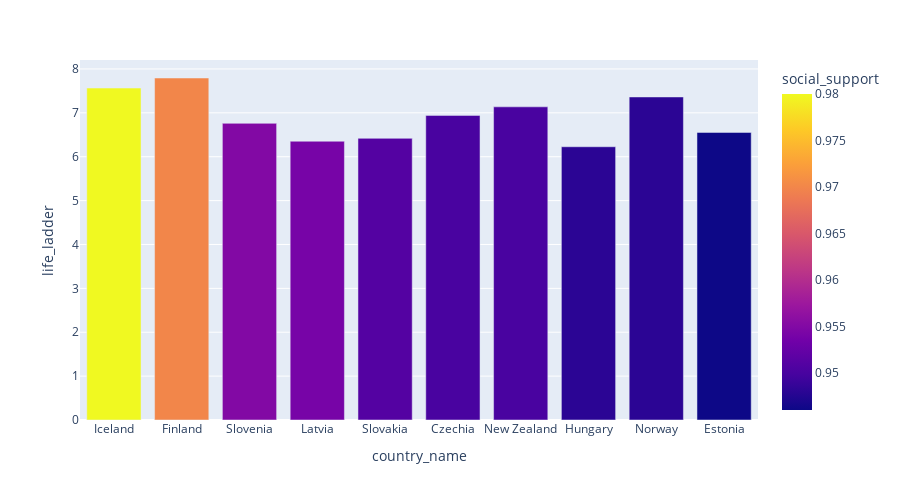

The notebook cell this image was saved under:
### Code cell
import plotly.express as px

fig = px.bar(df_top_social_2021.head(10), x="country_name", y="life_ladder",
             color='social_support', barmode='group',
             #histfunc='avg',
             height=500)
fig.show()

### Figure 1 — Plotly figure (JSON) as saved in the notebook; plotly's stock layout.template omitted (floating-point values rounded to 4 significant figures)
{"data": [{"alignmentgroup": "True", "hovertemplate": "country_name=%{x}<br>life_ladder=%{y}<br>social_support=%{marker.color}<extra></extra>", "legendgroup": "", "marker": {"color": [0.98, 0.97, 0.955, 0.954, 0.951, 0.95, 0.95, 0.948, 0.948, 0.946], "coloraxis": "coloraxis", "pattern": {"shape": ""}}, "name": "", "offsetgroup": "", "orientation": "v", "showlegend": false, "textposition": "auto", "type": "bar", "x": ["Iceland", "Finland", "Slovenia", "Latvia", "Slovakia", "Czechia", "New Zealand", "Hungary", "Norway", "Estonia"], "xaxis": "x", "y": [7.565, 7.794, 6.761, 6.353, 6.419, 6.942, 7.137, 6.227, 7.362, 6.554], "yaxis": "y"}], "layout": {"barmode": "group", "coloraxis": {"colorbar": {"title": {"text": "social_support"}}, "colorscale": [[0, "#0d0887"], [0.1111, "#46039f"], [0.2222, "#7201a8"], [0.3333, "#9c179e"], [0.4444, "#bd3786"], [0.5556, "#d8576b"], [0.6667, "#ed7953"], [0.7778, "#fb9f3a"], [0.8889, "#fdca26"], [1, "#f0f921"]]}, "height": 500, "legend": {"tracegroupgap": 0}, "margin": {"t": 60}, "xaxis": {"anchor": "y", "domain": [0, 1], "title": {"text": "country_name"}}, "yaxis": {"anchor": "x", "domain": [0, 1], "title": {"text": "life_ladder"}}}}
